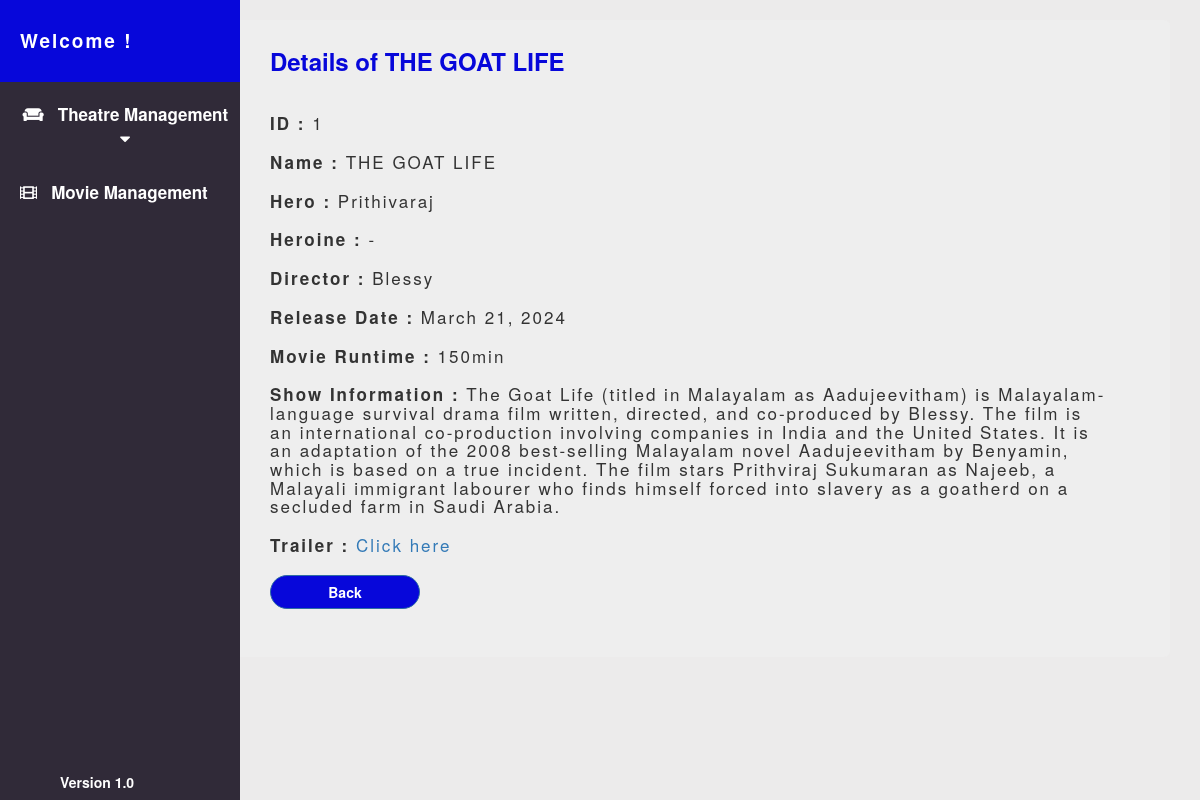
Page /manager/dashboard/movie-detail/1/ (signed in) on the committed database.
### dashboard/models.py (models this page shows, shortened)
class movie(models.Model) :
    name = models.CharField(max_length=50)
    hero = models.CharField(max_length=30)
    heroine = models.CharField(max_length=30)
    director = models.CharField(max_length=30)
    genre = models.CharField(max_length=150,help_text='Seperate genre with spaces',null=True)
    language = models.CharField(max_length=150,help_text='Seperate language with spaces',null=True)
    description = models.TextField(default='Description Text')
    release_date = models.DateField(help_text='mm/dd/yyyy')
    runtime_in_minutes = models.IntegerField(validators=[MaxValueValidator(200)])
    trailer = models.CharField(max_length=1000)
    thumbnail_image = models.ImageField(upload_to='movie_thumbs')
    slideshow_image = models.ImageField(upload_to='movie_thumbs',default='true')

### dashboard/views.py (the view)
# urls.py: re_path(r'^movie-detail/(?P<pk>\d+)/',views.movie_detail_view.as_view(),name="movie-detail-view"),
class movie_detail_view(PermissionRequiredMixin, DetailView):
    context_object_name = 'movie'
    model = models.movie
    template_name = 'dashboard/movie-detail-view.html'
    permission_required = 'dashboard.movie.can_view_movie'

### dashboard/templates/dashboard/movie-detail-view.html (shortened to what this page needs)
{% extends 'dashboard/layout.html' %}
{% block content %}
<h3><strong>
    Details of {{ movie.name }}
  </strong></h3></br>
  <h4><strong>ID : </strong>{{ movie.id }}</h4>
  <h4><strong>Name : </strong>{{ movie.name }}</h4>
  <h4><strong>Hero : </strong>{{ movie.hero }}</h4>
  <h4><strong>Heroine : </strong>{{ movie.heroine }}</h4>
  <h4><strong>Director : </strong>{{ movie.director }}</h4>
  <h4><strong>Release Date : </strong>{{ movie.release_date }}</h4>
  <h4><strong>Movie Runtime : </strong>{{ movie.runtime_in_minutes }}min</h4>
  <h4><strong>Show Information : </strong>{{ movie.description }}</h4>
<h4><strong>Trailer :</strong> <a href="{{ movie.trailer }}">Click here</a></h4>
  <a href="{% url 'dashboard:movie-view' %}"><button class="btn btn-primary">Back</button></a>
{% endblock %}

### static/css/style.css (style rules this page uses)
* { margin: 0; padding: 0; border: 0; }

### dashboard/templates/dashboard/movie-detail-view.html (style rules this page uses)
h3 { color : rgb(7, 7, 218); margin-top : -20px; }
h4 { letter-spacing: 2px; padding-bottom: 10px; font-size: 17px; }
.btn-primary { color: rgb(255, 255, 255); background-color: rgb(7, 7, 218); border-radius: 2rem; width: 150px; font-weight: 700; }

### rows in the picture
movie: name "THE GOAT LIFE", id "1", hero "Prithivaraj", heroine "-", director "Blessy", release_date "March 21, 2024", runtime_in_minutes "150", description "The Goat Life (titled in Malayalam as Aadujeevitham) is Malayalam-language survival drama film written, directed, and co-produced by Blessy. The film is an international co-production involving companies in India and the United States. It is an adaptation of the 2008 best-selling Malayalam novel Aadujeevitham by Benyamin, which is based on a true incident. The film stars Prithviraj Sukumaran as Najeeb, a Malayali immigrant labourer who finds himself forced into slavery as a goatherd on a secluded farm in Saudi Arabia."
